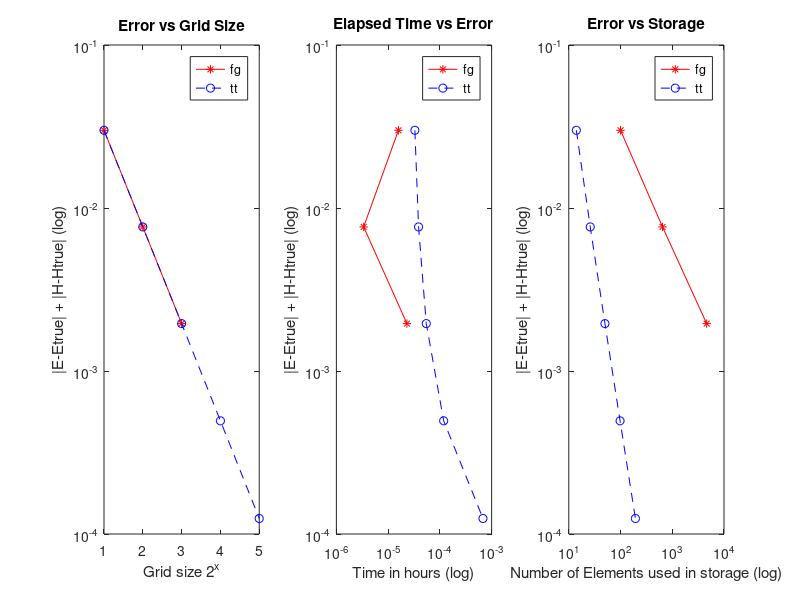

This figure's MATLAB source:
% produce figures
close all; clear; clc;

%% convergence figures: error vs (1) storage, error vs (2) 1/h
ttdata = load('plot_data/tt_test1_k1_tol_1e-05.mat');
fdata = load('plot_data/fullgrid_test1_k1.mat');

%% compute error
Nf = fdata.Ns;
Errf = fdata.Err(Nf,1) + fdata.Err(Nf,3);
MemEzf = ttdata.MemEz(Nf,2);
Timef = fdata.Time;

Nt = ttdata.Ns;
Errt = ttdata.Err(Nt,1)+ ttdata.Err(Nt,3);
MemEzt(Nt) = ttdata.MemEz(Nt);
Timet = ttdata.Time(Nt);
%%
figure(1)
subplot(1,3,1)
plot(Nf, Errf, '-*r');
hold on;
plot(Nt,Errt,'o--b');
set(gca,'YScale','log')
xlabel('Grid size 2^x');
ylabel('|E-Etrue| + |H-Htrue| (log)')
legend('fg','tt')
title('Error vs Grid Size')

subplot(1,3,3)
plot(MemEzf, Errf, '-*r');
hold on;
plot(MemEzt,Errt,'o--b');
set(gca,'XScale','log','YScale','log')
xlabel('Number of Elements used in storage (log)');
ylabel('|E-Etrue| + |H-Htrue| (log)')
legend('fg','tt')
title('Error vs Storage')

subplot(1,3,2)
plot(Timef/3600, Errf, '-*r');
hold on;
plot(Timet/3600, Errt, 'o--b');
set(gca,'XScale','log','YScale','log')
ylabel('|E-Etrue| + |H-Htrue| (log)');
xlabel('Time in hours (log)')
legend('fg','tt')
title('Elapsed Time vs Error')
